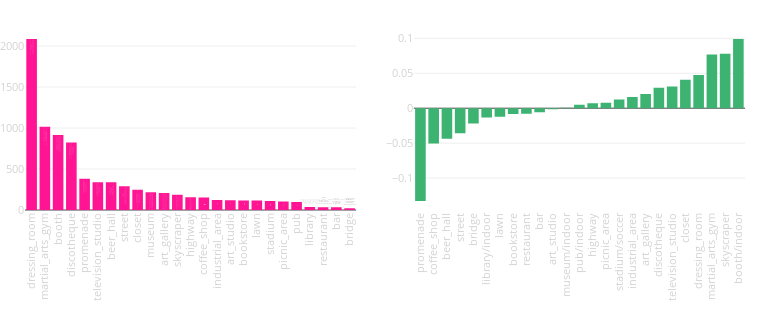

The cell this chart's notebook holds for it:
### Markdown cell above
### Tags

### Code cell
fig = tools.make_subplots(rows=1, cols=2, print_grid=False, horizontal_spacing = 0.08,
                          vertical_spacing = 0.15)

cn = Counter()
for loc in list(data1.keys()):
    for photo in data1[loc]:
        for category, val in data1[loc][photo]['categories'].items():
            cn[category] += float(val)

top_scenes = sorted(cn.items(), key=operator.itemgetter(1), reverse=True)[:N_SCENES]

tags = get_tags('selected', top_scenes)
scenes_result = sorted([[x, cn[x]] for x in tags], key=lambda x: x[1], reverse=True)

N_SKIP = 0
MAX_HOVER_LEN = 25

top_places = [relevant_places(key, 5) for key, _ in scenes_result][N_SKIP:]
id_list_to_name = lambda x: [trim(id2loc[y[0]], MAX_HOVER_LEN) for y in x]



fig.append_trace(go.Bar(
            x=[x[0].split("/")[0] for x in scenes_result][N_SKIP:],
            y=[x[1] for x in scenes_result][N_SKIP:],
            marker = dict(color='deeppink'),
            text=[" <br>".join(id_list_to_name(x)) for x in top_places],
            hoverinfo="y+text",
    ), 1,1)
##########

fn3 = "/Users/pavel/Sources/python/concepts/insta/cv_sandbox/photo_tagger/scenes_{}.json".format(OPPOSITE_CITY)
with open(fn3, "r") as f:
    data3 = json.load(f)
    
cn = Counter()
for loc in list(data3.keys()):
    for photo in data3[loc]:
        for category, val in data3[loc][photo]['categories'].items():
            cn[category] += float(val)

scenes_result2 = sorted(cn.items(), key=operator.itemgetter(1), reverse=True)

d1 = {x[0]: x[1]/len(data1) for x in scenes_result}
d2 = {x[0]: x[1]/len(data3) for x in scenes_result2}

sc_delta_val = []
for x in d1:
    if x in d1 and x in d2:
        sc_delta_val.append([x, d1[x]-d2[x]])
    else:
        print("error", x, x in d1, x in d2)

sc_tags = [z[0] for z in sorted(scenes_result, key=lambda x: x[0])]

sc_delta = sorted(sc_delta_val, key=lambda x: abs(x[1]), reverse=True)[:25]
sc_delta = sorted(sc_delta, key=lambda x: x[1], reverse=False)

fig.append_trace(go.Bar(
            x=[x[0] for x in sc_delta],
            y=[x[1] for x in sc_delta],
            marker = dict(color='mediumseagreen')
    ),1,2)

FONT_SIZE = 11
fig['layout'].update(height=330, width=770,
                     yaxis1=dict(tickfont=dict(size=FONT_SIZE, color='lightgrey')),
                     yaxis2=dict(tickfont=dict(size=FONT_SIZE, color='lightgrey')),
                     xaxis1=dict(tickfont=dict(size=FONT_SIZE, color='lightgrey'), tickangle=-90),
                     xaxis2=dict(tickfont=dict(size=FONT_SIZE, color='lightgrey'), tickangle=-90),
                     margin=go.layout.Margin(t=30, b=120, l=25, r=25), showlegend=False)

py.iplot(fig, show_link=False)

### Figure 1 — Plotly figure (JSON) as saved in the notebook; plotly's stock layout.template omitted (floating-point values rounded to 4 significant figures)
{"data": [{"hoverinfo": "y+text", "marker": {"color": "deeppink"}, "text": ["Территория_Фитнеса <br>Фотостудия_Wonderland <br>PT_studio <br>VoxStudios <br>Ai_Lab_Лаборатория_Стиля...", "Московский_Центр_Боевых_И... <br>Ultimate_Fitness <br>Академия_Бокса <br>Rocky_Road_GYM <br>Московский_к_рлинг_клуб", "Территория_Фитнеса <br>Экспоцентр_На_Красной_Пре... <br>Москва_Экспоцентр <br>75_павильон_ВДНХ <br>Конгресс_Парк_Radisson_Ro...", "Mulata_bar <br>Gipsypalace <br>Soloway_Караоке_Dance_clu... <br>Shishas_Sferum_Bar <br>The_Lumiere_Brothers_Cent...", "Новоарбатский_мост <br>Лужков_мост <br>Бородинский_мост <br>Moscow_River <br>Bolshoy_Kamenny_Bridge", "Live_Stars <br>Ru_Tv <br>Вечерний_Ургант <br>Sokolniki_Exhibition_and... <br>Triumph_Эвент_Холл", "Конор_Мак_Несса_Ирландски... <br>Chesterfield_Bar <br>Mitzva_Bar <br>Альбатрос <br>Мулата_Бар", "Особняк_на_Волхонке <br>Московский_Марафон_Moscow... <br>Якиманская_Набережная <br>Арбат <br>ГУМ", "STORY_resale_store <br>Москва_Россия <br>Останкинская_Телебашня_Os... <br>Цум_Дисконт <br>Трц_Лужайка", "Пушкинский_Музей <br>Государственный_музей_изо... <br>Третьяковская_Галерея <br>ГМИИ_им_А_С_Пушкина <br>Галерея_искусств_Зураба_Ц...", "Галерея_искусства_стран_Е... <br>Галерея_братьев_Люмьер <br>Московский_Дом_Фотографии <br>МАММ_Мультимедия_Арт_Музе... <br>Третьяковская_Галерея", "Moscow_City_Towers <br>Москва_Сити <br>Evolution_Tower <br>Moscow_City_Complex <br>Смотровая_Площадка_Москва...", "ТТК <br>Киевское_Шоссе <br>Новоарбатский_мост <br>Звенигородское_Шоссе <br>Щ_лковское_Шоссе", "Max_Brenner_Chocolate_Bar... <br>Starbucks_Russia <br>Кофемания_Coffeemania_ <br>WEST_4 <br>Paul", "Останкинская_башня <br>Москва_Сити <br>Набережная_Тараса_Шевченк... <br>ММДЦ_Москва_сити <br>Башня_на_набережной_блок...", "МАММ_Мультимедия_Арт_Музе... <br>Галерея_братьев_Люмьер <br>The_State_Tretyakov_Galle... <br>Галерея_искусства_стран_Е... <br>Мультимедиа_Арт_музей_Ind...", "ЦДХ_на_Крымском_валу <br>Pioner_Cinema <br>Третьяковская_Метро <br>WEST_4 <br>Торговый_центр_Калужский", "Долина_Реки_Сетунь <br>Парк_Радуга <br>Яблоневый_Сад_На_Кутузовс... <br>Марфо_Мариинская_обитель... <br>Храм_Святой_Праведной_Бла...", "RZD_Arena <br>РЖД_Арена <br>Grigory_Fedotov_Stadium <br>VEB_Arena <br>ВЭБ_Арена", "Алтуфьевский_парк <br>Парк_Останкино <br>Детский_парк_Фили <br>Мемориально_Парковый_комп... <br>Красногорский_Парк", "Chesterfield_Bar <br>Pancho_Villa <br>Дорогая_Я_Перезвоню_на_Пя... <br>BQ_Bar <br>Мулата_Бар", "Центральный_Дом_Литератор... <br>Экспериментаниум_музей <br>Российская_государственна... <br>Квартира_Рочдельская <br>Первый_Канал", "Luciano <br>Paul <br>Buro_Canteen <br>Ресторан_Waiters <br>Хачапури_Khachapuri", "То_Да_Се <br>Г_Видное_Ул_Ольховая <br>John_Gilroys_Pub <br>Pancho_Villa <br>Bar_BQ_Cafe", "Крымский_мост <br>Moscow_River <br>Крымский_Мост <br>Park_Kultury <br>Бородинский_мост"], "type": "bar", "uid": "6eda86e8-fbc0-11e8-9afa-3c15c2cf2370", "x": ["dressing_room", "martial_arts_gym", "booth", "discotheque", "promenade", "television_studio", "beer_hall", "street", "closet", "museum", "art_gallery", "skyscraper", "highway", "coffee_shop", "industrial_area", "art_studio", "bookstore", "lawn", "stadium", "picnic_area", "pub", "library", "restaurant", "bar", "bridge"], "xaxis": "x", "y": [2085.0, 1016.0, 915.1, 823.9, 379.9, 338.6, 337.4, 290.1, 248.0, 216.1, 206.1, 184.5, 156.3, 152.6, 121.1, 119.9, 117.0, 115.5, 111.1, 103.2, 98.3, 36.31, 34.96, 33.51, 22.25], "yaxis": "y"}, {"marker": {"color": "mediumseagreen"}, "type": "bar", "uid": "7061dba6-fbc0-11e8-ba79-3c15c2cf2370", "x": ["promenade", "coffee_shop", "beer_hall", "street", "bridge", "library/indoor", "lawn", "bookstore", "restaurant", "bar", "art_studio", "museum/indoor", "pub/indoor", "highway", "picnic_area", "stadium/soccer", "industrial_area", "art_gallery", "discotheque", "television_studio", "closet", "dressing_room", "martial_arts_gym", "skyscraper", "booth/indoor"], "xaxis": "x2", "y": [-0.1328, -0.0506, -0.0438, -0.03585, -0.02185, -0.01317, -0.01207, -0.00823, -0.007925, -0.005745, -0.001535, 0.0005702, 0.004753, 0.006903, 0.007854, 0.01242, 0.01606, 0.0203, 0.02934, 0.03095, 0.04062, 0.04736, 0.07686, 0.07801, 0.09901], "yaxis": "y2"}], "layout": {"height": 330, "margin": {"b": 120, "l": 25, "r": 25, "t": 30}, "showlegend": false, "width": 770, "xaxis": {"anchor": "y", "domain": [0, 0.46], "tickangle": -90, "tickfont": {"color": "lightgrey", "size": 11}}, "xaxis2": {"anchor": "y2", "domain": [0.54, 1], "tickangle": -90, "tickfont": {"color": "lightgrey", "size": 11}}, "yaxis": {"anchor": "x", "domain": [0, 1], "tickfont": {"color": "lightgrey", "size": 11}}, "yaxis2": {"anchor": "x2", "domain": [0, 1], "tickfont": {"color": "lightgrey", "size": 11}}}}
